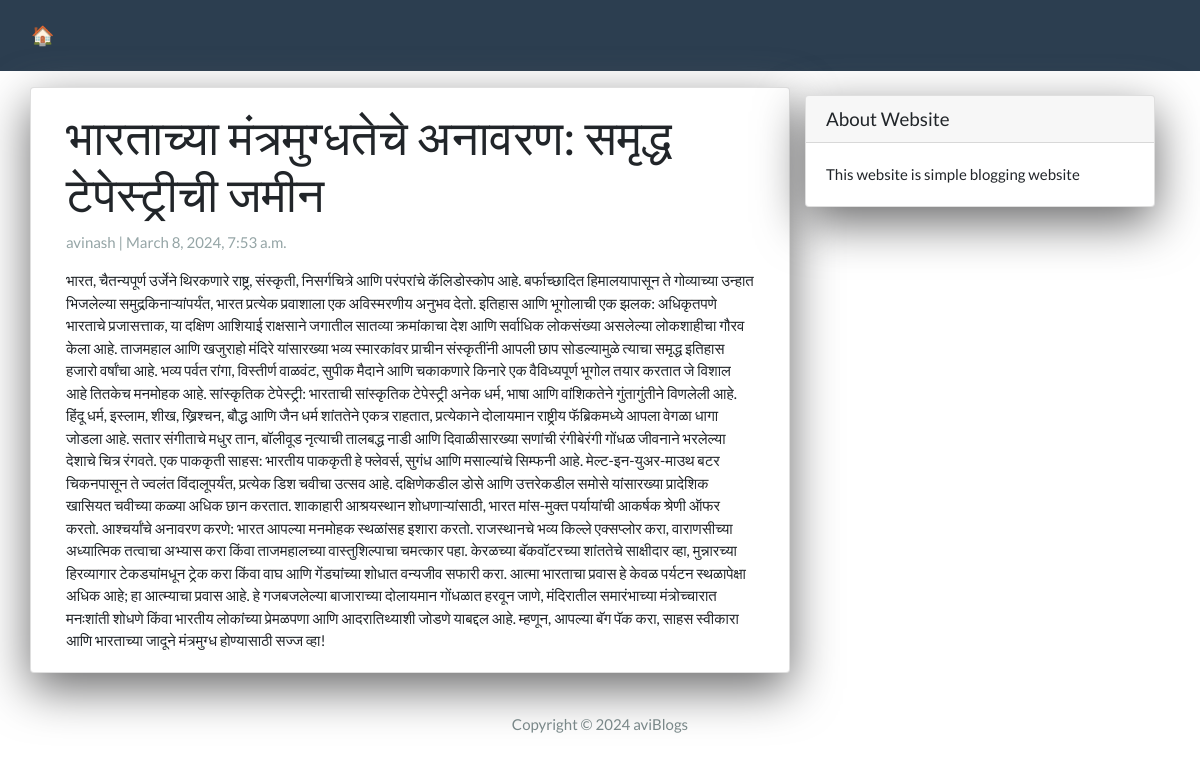
The app's page /post_detail/ with its own data.
### App/models.py (models this page shows, shortened)
class Post(models.Model):
  title =  models.CharField(max_length=200, unique=True)
  slug =   models.SlugField(max_length=200, unique=True)
  author = models.ForeignKey(User, on_delete=models.CASCADE, related_name='blog_posts')
  created_on = models.DateTimeField(auto_now_add=True)
  updated_on = models.DateTimeField(auto_now=True)
  content = models.TextField()
  status = models.IntegerField(choices=STATUS, default=0)
  class Meta:
    ordering = ['-created_on']

### App/views.py (the view)
# urls.py: path('<slug:slug>/', views.DetailView.as_view(), name="post_detail"),
class DetailView(generic.DetailView):
  model = Post
  template_name = 'post_detail.html'

### App/templates/post_detail.html
{% extends 'base.html' %}
{% block content %}
<div class="container" >
  <div class="row">
    <div class="col-md-8 card mb-4  mt-3 left  top">
       <div class="card-body">
        <h1>{% block title %} {{ post.title }} {% endblock title %}</h1>
        <p class=" text-muted">{{ object.author }} | {{ object.created_on }}</p>
        <p class="card-text ">{{ post.content | safe }}</p>
      </div>
    </div>
    {% block sidebar %}
    {% include 'sidebar.html' %}
    {% endblock sidebar %}
  </div>
</div>
{% endblock content %}

### App/templates/sidebar.html (style rules this page uses)
.card { box-shadow: 0 16px 48px #6a6a6b; }

### records on screen
Post: title "भारताच्या मंत्रमुग्धतेचे अनावरण: समृद्ध टेपेस्ट्रीची जमीन", author "avinash", created_on "March 8, 2024, 7:53 a.m.", content "भारत, चैतन्यपूर्ण उर्जेने थिरकणारे राष्ट्र, संस्कृती, निसर्गचित्रे आणि परंपरांचे कॅलिडोस्कोप आहे. बर्फाच्छादित हिमालयापासून ते गोव्याच्या उन्हात भिजलेल्या समुद्रकिनाऱ्यांपर्यंत, भारत प्रत्येक प्रवाशाला एक अविस्मरणीय अनुभव देतो. इतिहास आणि भूगोलाची एक झलक: अधिकृतपणे भारताचे प्रजासत्ताक, या दक्षिण आशियाई राक्षसाने जगातील सातव्या क्रमांकाचा देश आणि सर्वाधिक लोकसंख्या असलेल्या लोकशाहीचा गौरव केला आहे. ताजमहाल आणि खजुराहो मंदिरे यांसारख्या भव्य स्मारकांवर प्राचीन संस्कृतींनी आपली छाप सोडल्यामुळे त्याचा समृद्ध इतिहास हजारो वर्षांचा आहे. भव्य पर्वत रांगा, विस्तीर्ण वाळवंट, सुपीक मैदाने आणि चकाकणारे किनारे एक वैविध्यपूर्ण भूगोल तयार करतात जे विशाल आहे तितकेच मनमोहक आहे. सांस्कृतिक टेपेस्ट्री:…"
